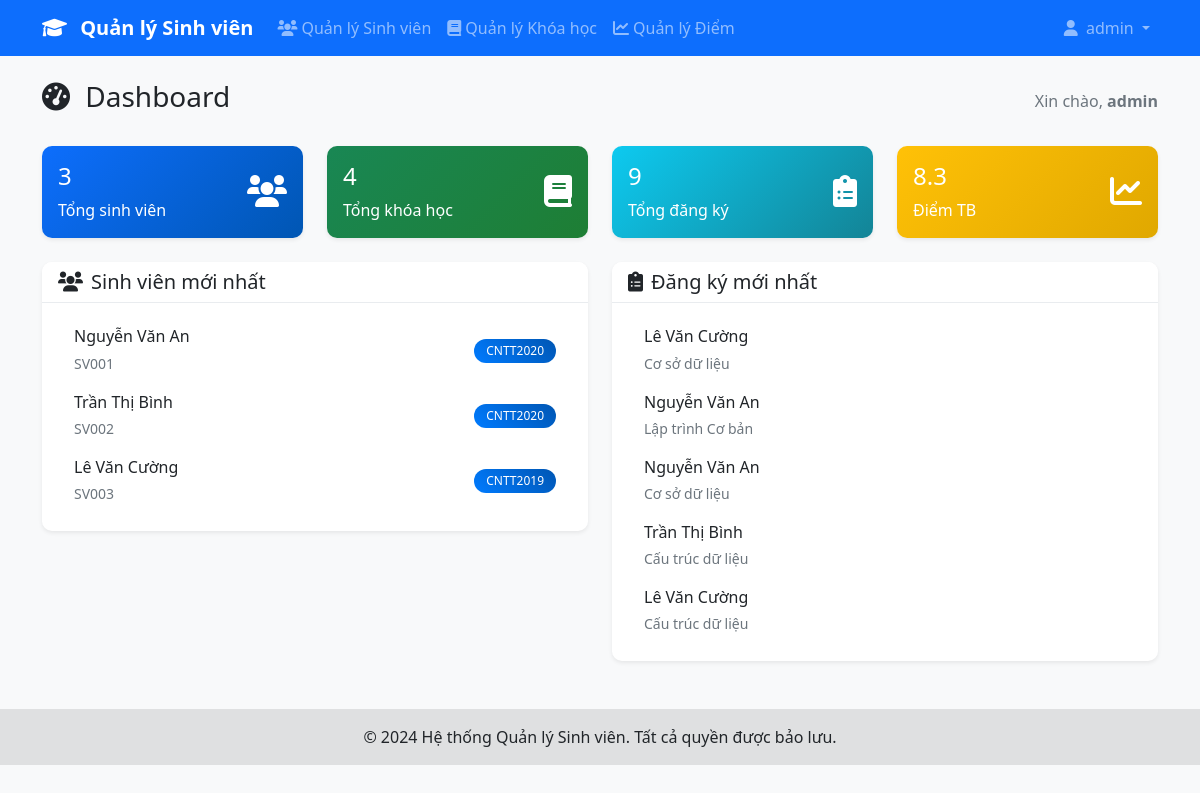
/dashboard.php (signed in), run on the app's committed database.
### tables this page shows
CREATE TABLE students (
    id INT PRIMARY KEY AUTO_INCREMENT,
    student_code VARCHAR(20) UNIQUE NOT NULL,
    full_name VARCHAR(100) NOT NULL,
    email VARCHAR(100) UNIQUE NOT NULL,
    phone VARCHAR(15),
    address TEXT,
    date_of_birth DATE,
    class_name VARCHAR(50),
    created_at TIMESTAMP DEFAULT CURRENT_TIMESTAMP
);

CREATE TABLE student_courses (
    id INT PRIMARY KEY AUTO_INCREMENT,
    student_id INT NOT NULL,
    course_id INT NOT NULL,
    enrolled_at TIMESTAMP DEFAULT CURRENT_TIMESTAMP,
    FOREIGN KEY (student_id) REFERENCES students(id) ON DELETE CASCADE,
    FOREIGN KEY (course_id) REFERENCES courses(id) ON DELETE CASCADE,
    UNIQUE KEY unique_enrollment (student_id, course_id)
);

CREATE TABLE courses (
    id INT PRIMARY KEY AUTO_INCREMENT,
    course_code VARCHAR(20) UNIQUE NOT NULL,
    course_name VARCHAR(100) NOT NULL,
    credits INT NOT NULL,
    description TEXT,
    created_at TIMESTAMP DEFAULT CURRENT_TIMESTAMP
);

### includes/auth.php (called while the page is built, shortened)
<?php
require_once 'db.php';
function isLoggedIn() {
    return isset($_SESSION['user_id']) && isset($_SESSION['username']);
}
function isAdmin() {
    return isLoggedIn() && $_SESSION['role'] === 'admin';
}
function getCurrentUser() {
    if (isLoggedIn()) {
        return [
            'id' => $_SESSION['user_id'],
            'username' => $_SESSION['username'],
            'role' => $_SESSION['role'],
            'student_id' => $_SESSION['student_id'],
            'full_name' => $_SESSION['full_name'],
            'student_code' => $_SESSION['student_code']
        ];
    }
    return null;
}
?>

### includes/db.php (called while the page is built, shortened)
<?php
$host = 'localhost';
$dbname = 'student_management';
$username = 'root';
$password = '';
try {
    $pdo = new PDO("mysql:host=$host;dbname=$dbname;charset=utf8", $username, $password);
    $pdo->setAttribute(PDO::ATTR_ERRMODE, PDO::ERRMODE_EXCEPTION);
    $pdo->setAttribute(PDO::ATTR_DEFAULT_FETCH_MODE, PDO::FETCH_ASSOC);
} catch(PDOException $e) {
    die("Kết nối CSDL thất bại: " . $e->getMessage());
}
function executeQuery($sql, $params = []) {
    global $pdo;
    try {
        $stmt = $pdo->prepare($sql);
        $stmt->execute($params);
        return $stmt;
    } catch(PDOException $e) {
        die("Lỗi truy vấn: " . $e->getMessage());
    }
}
function fetchSingle($sql, $params = []) {
    $stmt = executeQuery($sql, $params);
    return $stmt->fetch();
}
function fetchAll($sql, $params = []) {
    $stmt = executeQuery($sql, $params);
    return $stmt->fetchAll();
}
?>

### dashboard.php (the view, shortened to what this page needs)
<?php
require_once 'includes/auth.php';
require_once 'includes/db.php';
$user = getCurrentUser();
if (isAdmin()) {
    $totalStudents = fetchSingle("SELECT COUNT(*) as count FROM students")['count'];
    $totalCourses = fetchSingle("SELECT COUNT(*) as count FROM courses")['count'];
    $totalEnrollments = fetchSingle("SELECT COUNT(*) as count FROM student_courses")['count'];
    $averageScore = fetchSingle("SELECT AVG(total_score) as avg FROM scores WHERE total_score IS NOT NULL")['avg'];
    $recentStudents = fetchAll("SELECT * FROM students ORDER BY created_at DESC LIMIT 5");
    $recentEnrollments = fetchAll("
        SELECT sc.*, s.full_name, s.student_code, c.course_name
        FROM student_courses sc
        JOIN students s ON sc.student_id = s.id
        JOIN courses c ON sc.course_id = c.id
        ORDER BY sc.enrolled_at DESC LIMIT 5
    ");
}
include 'includes/header.php';
?>
<div class="row">
    <div class="col-12">
        <div class="d-flex justify-content-between align-items-center mb-4">
            <h1 class="h3 text-dark">
                <i class="fas fa-tachometer-alt me-2"></i>
                Dashboard
            </h1>
            <div class="text-muted">
                Xin chào, <strong><?php echo htmlspecialchars($user['full_name'] ?? $user['username']); ?></strong>
            </div>
        </div>
    </div>
</div>
<?php if (isAdmin()): ?>
<div class="row mb-4">
    <div class="col-md-3">
        <div class="card bg-primary text-white">
            <div class="card-body">
                <div class="d-flex justify-content-between">
                    <div>
                        <h4 class="card-title"><?php echo $totalStudents; ?></h4>
                        <p class="card-text">Tổng sinh viên</p>
                    </div>
                    <div class="align-self-center">
                        <i class="fas fa-users fa-2x"></i>
                    </div>
                </div>
            </div>
        </div>
    </div>
    <div class="col-md-3">
        <div class="card bg-success text-white">
            <div class="card-body">
                <div class="d-flex justify-content-between">
                    <div>
                        <h4 class="card-title"><?php echo $totalCourses; ?></h4>
                        <p class="card-text">Tổng khóa học</p>
                    </div>
                    <div class="align-self-center">
                        <i class="fas fa-book fa-2x"></i>
                    </div>
                </div>
            </div>
        </div>
    </div>
    <div class="col-md-3">
        <div class="card bg-info text-white">
            <div class="card-body">
                <div class="d-flex justify-content-between">
                    <div>
                        <h4 class="card-title"><?php echo $totalEnrollments; ?></h4>
                        <p class="card-text">Tổng đăng ký</p>
                    </div>
                    <div class="align-self-center">
                        <i class="fas fa-clipboard-list fa-2x"></i>
                    </div>
                </div>
            </div>
        </div>
    </div>
    <div class="col-md-3">
        <div class="card bg-warning text-white">
            <div class="card-body">
                <div class="d-flex justify-content-between">
                    <div>
                        <h4 class="card-title"><?php echo $averageScore ? number_format($averageScore, 1) : '0'; ?></h4>
                        <p class="card-text">Điểm TB</p>
                    </div>
                    <div class="align-self-center">
                        <i class="fas fa-chart-line fa-2x"></i>
                    </div>
                </div>
            </div>
        </div>
    </div>
</div>
<div class="row">
    <div class="col-md-6">
        <div class="card">
            <div class="card-header">
                <h5 class="card-title mb-0">
                    <i class="fas fa-users me-2"></i>Sinh viên mới nhất
                </h5>
            </div>
            <div class="card-body">
                <?php if (empty($recentStudents)): ?>
                    <p class="text-muted">Chưa có sinh viên nào.</p>
                <?php else: ?>
                    <div class="list-group list-group-flush">
                        <?php foreach ($recentStudents as $student): ?>
                            <div class="list-group-item d-flex justify-content-between align-items-center">
                                <div>
                                    <h6 class="mb-1"><?php echo htmlspecialchars($student['full_name']); ?></h6>
                                    <small class="text-muted"><?php echo htmlspecialchars($student['student_code']); ?></small>
                                </div>
                                <span class="badge bg-primary rounded-pill"><?php echo htmlspecialchars($student['class_name']); ?></span>
                            </div>
                        <?php endforeach; ?>
                    </div>
                <?php endif; ?>
            </div>
        </div>
    </div>
    <div class="col-md-6">
        <div class="card">
            <div class="card-header">
                <h5 class="card-title mb-0">
                    <i class="fas fa-clipboard-list me-2"></i>Đăng ký mới nhất
                </h5>
            </div>
            <div class="card-body">
                <?php if (empty($recentEnrollments)): ?>
                    <p class="text-muted">Chưa có đăng ký nào.</p>
                <?php else: ?>
                    <div class="list-group list-group-flush">
                        <?php foreach ($recentEnrollments as $enrollment): ?>
                            <div class="list-group-item">
                                <h6 class="mb-1"><?php echo htmlspecialchars($enrollment['full_name']); ?></h6>
                                <small class="text-muted"><?php echo htmlspecialchars($enrollment['course_name']); ?></small>
                            </div>
                        <?php endforeach; ?>
                    </div>
                <?php endif; ?>
            </div>
        </div>
    </div>
</div>
<?php endif; ?>
<?php include 'includes/footer.php'; ?>

### includes/header.php (shortened to what this page needs)
<!DOCTYPE html>
<html lang="vi">
<head>
    <link href="https://cdn.jsdelivr.net/npm/bootstrap@5.1.3/dist/css/bootstrap.min.css" rel="stylesheet">
    <link href="https://cdnjs.cloudflare.com/ajax/libs/font-awesome/6.0.0/css/all.min.css" rel="stylesheet">
    <link href="../assets/css/style.css" rel="stylesheet">
</head>
<body>
    <?php if (isLoggedIn()): ?>
    <nav class="navbar navbar-expand-lg navbar-dark bg-primary">
        <div class="container">
            <a class="navbar-brand" href="../dashboard.php">
                <i class="fas fa-graduation-cap me-2"></i>
                Quản lý Sinh viên
            </a>
            <div class="collapse navbar-collapse" id="navbarNav">
                <ul class="navbar-nav me-auto">
                    <?php if (isAdmin()): ?>
                        <li class="nav-item">
                            <a class="nav-link" href="../admin/students.php">
                                <i class="fas fa-users me-1"></i>Quản lý Sinh viên
                            </a>
                        </li>
                        <li class="nav-item">
                            <a class="nav-link" href="../admin/courses.php">
                                <i class="fas fa-book me-1"></i>Quản lý Khóa học
                            </a>
                        </li>
                        <li class="nav-item">
                            <a class="nav-link" href="../admin/scores.php">
                                <i class="fas fa-chart-line me-1"></i>Quản lý Điểm
                            </a>
                        </li>
                    <?php endif; ?>
                </ul>
                <ul class="navbar-nav">
                    <li class="nav-item dropdown">
                        <a class="nav-link dropdown-toggle" href="#" id="navbarDropdown" role="button" data-bs-toggle="dropdown">
                            <i class="fas fa-user me-1"></i>
                            <?php echo htmlspecialchars($_SESSION['full_name'] ?? $_SESSION['username']); ?>
                        </a>
                    </li>
                </ul>
            </div>
        </div>
    </nav>
    <?php endif; ?>
    <main class="<?php echo isLoggedIn() ? 'container mt-4' : ''; ?>">

### includes/footer.php (shortened to what this page needs)
    </main>
    <footer class="bg-light text-center text-lg-start mt-5">
        <div class="text-center p-3" style="background-color: rgba(0, 0, 0, 0.1);">
            <p class="mb-0">&copy; 2024 Hệ thống Quản lý Sinh viên. Tất cả quyền được bảo lưu.</p>
        </div>
    </footer>
</body>
</html>

### assets/css/style.css (style rules this page uses)
body { font-family: 'Segoe UI', Tahoma, Geneva, Verdana, sans-serif; background-color: #f8f9fa; }
.navbar-brand { font-weight: 600; font-size: 1.25rem; }
.card { border: none; border-radius: 10px; box-shadow: 0 0.125rem 0.25rem rgba(0, 0, 0, 0.075); transition: all 0.3s ease; }
.card-header { background-color: #fff; border-bottom: 1px solid #e9ecef; border-radius: 10px 10px 0 0 !important; }
.badge { font-size: 0.75rem; font-weight: 500; padding: 0.375rem 0.75rem; border-radius: 6px; }
.badge.bg-primary { background: linear-gradient(45deg, #007bff, #0056b3) !important; }
.list-group-item { border: none; border-radius: 6px; margin-bottom: 2px; transition: all 0.3s ease; }
.card.bg-primary, .card.bg-success, .card.bg-warning, .card.bg-info { background: linear-gradient(135deg, var(--bs-primary), var(--bs-primary-dark, #0056b3)) !important; border: none; }
.card.bg-success { background: linear-gradient(135deg, var(--bs-success), var(--bs-success-dark, #1e7e34)) !important; }
.card.bg-warning { background: linear-gradient(135deg, var(--bs-warning), var(--bs-warning-dark, #e0a800)) !important; }
.card.bg-info { background: linear-gradient(135deg, var(--bs-info), var(--bs-info-dark, #138496)) !important; }
.fade-in { animation: fadeIn 0.5s ease-in; }
.slide-in { animation: slideIn 0.3s ease-out; }

### data on the page
students: full_name "Nguyễn Văn An", student_code "SV001", class_name "CNTT2020"
students: full_name "Trần Thị Bình", student_code "SV002", class_name "CNTT2020"
students: full_name "Lê Văn Cường", student_code "SV003", class_name "CNTT2019"
student_courses: student.full_name "Lê Văn Cường", course.course_name "Cơ sở dữ liệu"
student_courses: student.full_name "Nguyễn Văn An", course.course_name "Lập trình Cơ bản"
student_courses: student.full_name "Nguyễn Văn An", course.course_name "Cơ sở dữ liệu"
student_courses: student.full_name "Trần Thị Bình", course.course_name "Cấu trúc dữ liệu"
student_courses: student.full_name "Lê Văn Cường", course.course_name "Cấu trúc dữ liệu"

### other printed values
$_SESSION['full_name'] "admin"
$user['full_name'] "admin"
$totalStudents "3"
$totalCourses "4"
$totalEnrollments "9"
$averageScore "8.3"
